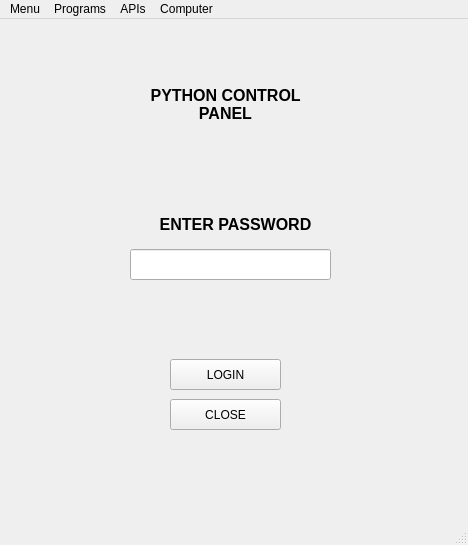
<?xml version="1.0" encoding="UTF-8"?>
<ui version="4.0">
 <class>MainWindow</class>
 <widget class="QMainWindow" name="MainWindow">
  <property name="geometry">
   <rect>
    <x>0</x>
    <y>0</y>
    <width>468</width>
    <height>545</height>
   </rect>
  </property>
  <property name="windowTitle">
   <string>MainWindow</string>
  </property>
  <widget class="QWidget" name="centralwidget">
   <widget class="QPushButton" name="loginbutton">
    <property name="geometry">
     <rect>
      <x>170</x>
      <y>340</y>
      <width>111</width>
      <height>31</height>
     </rect>
    </property>
    <property name="text">
     <string>LOGIN</string>
    </property>
   </widget>
   <widget class="QPushButton" name="closebutton">
    <property name="geometry">
     <rect>
      <x>170</x>
      <y>380</y>
      <width>111</width>
      <height>31</height>
     </rect>
    </property>
    <property name="text">
     <string>CLOSE</string>
    </property>
   </widget>
   <widget class="QLabel" name="label">
    <property name="geometry">
     <rect>
      <x>140</x>
      <y>60</y>
      <width>171</width>
      <height>51</height>
     </rect>
    </property>
    <property name="font">
     <font>
      <pointsize>12</pointsize>
      <weight>75</weight>
      <bold>true</bold>
     </font>
    </property>
    <property name="text">
     <string>PYTHON CONTROL PANEL</string>
    </property>
    <property name="alignment">
     <set>Qt::AlignCenter</set>
    </property>
    <property name="wordWrap">
     <bool>true</bool>
    </property>
   </widget>
   <widget class="QLabel" name="label_2">
    <property name="geometry">
     <rect>
      <x>150</x>
      <y>180</y>
      <width>171</width>
      <height>51</height>
     </rect>
    </property>
    <property name="font">
     <font>
      <pointsize>12</pointsize>
      <weight>75</weight>
      <bold>true</bold>
     </font>
    </property>
    <property name="text">
     <string>ENTER PASSWORD</string>
    </property>
    <property name="alignment">
     <set>Qt::AlignCenter</set>
    </property>
    <property name="wordWrap">
     <bool>true</bool>
    </property>
   </widget>
   <widget class="QLineEdit" name="lineEdit">
    <property name="geometry">
     <rect>
      <x>130</x>
      <y>230</y>
      <width>201</width>
      <height>31</height>
     </rect>
    </property>
   </widget>
  </widget>
  <widget class="QMenuBar" name="menubar">
   <property name="geometry">
    <rect>
     <x>0</x>
     <y>0</y>
     <width>468</width>
     <height>21</height>
    </rect>
   </property>
   <widget class="QMenu" name="menuMenu">
    <property name="title">
     <string>Menu</string>
    </property>
    <addaction name="actionExit"/>
   </widget>
   <widget class="QMenu" name="menuPrograms">
    <property name="title">
     <string>Programs</string>
    </property>
    <addaction name="actionNews_Scanner"/>
    <addaction name="actionProperty_Datascraper"/>
    <addaction name="actionPolscraper"/>
   </widget>
   <widget class="QMenu" name="menuAPIs">
    <property name="title">
     <string>APIs</string>
    </property>
    <addaction name="actionDarkSky_Weather"/>
    <addaction name="actionLocal_Facilities"/>
   </widget>
   <widget class="QMenu" name="menuComputer">
    <property name="title">
     <string>Computer</string>
    </property>
    <addaction name="actionLock"/>
   </widget>
   <addaction name="menuMenu"/>
   <addaction name="menuPrograms"/>
   <addaction name="menuAPIs"/>
   <addaction name="menuComputer"/>
  </widget>
  <widget class="QStatusBar" name="statusbar"/>
  <action name="actionLock">
   <property name="text">
    <string>Lock</string>
   </property>
   <property name="statusTip">
    <string>Lock this computer</string>
   </property>
   <property name="shortcut">
    <string>Ctrl+L</string>
   </property>
  </action>
  <action name="actionDarkSky_Weather">
   <property name="text">
    <string>DarkSky Weather</string>
   </property>
  </action>
  <action name="actionLocal_Facilities">
   <property name="text">
    <string>Local Facilities</string>
   </property>
  </action>
  <action name="actionNews_Scanner">
   <property name="text">
    <string>News Scanner</string>
   </property>
  </action>
  <action name="actionProperty_Datascraper">
   <property name="text">
    <string>Property Datascraper</string>
   </property>
  </action>
  <action name="actionPolscraper">
   <property name="text">
    <string>Polscraper</string>
   </property>
  </action>
  <action name="actionExit">
   <property name="text">
    <string>Exit</string>
   </property>
   <property name="statusTip">
    <string>Close the application</string>
   </property>
  </action>
 </widget>
 <resources/>
 <connections/>
</ui>
